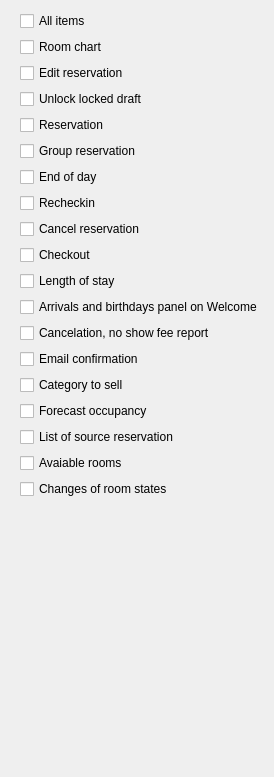
     <widget class="QWidget" name="tabReservation">
      <attribute name="title">
       <string>Reservation</string>
      </attribute>
      <layout class="QVBoxLayout" name="verticalLayout_10">
       <property name="leftMargin">
        <number>20</number>
       </property>
       <item>
        <widget class="EQCheckBox" name="chAllREservation">
         <property name="text">
          <string>All items</string>
         </property>
         <property name="Tag" stdset="0">
          <number>4</number>
         </property>
        </widget>
       </item>
       <item>
        <widget class="EQCheckBox" name="chRoomChart">
         <property name="text">
          <string>Room chart</string>
         </property>
         <property name="Tag" stdset="0">
          <number>1</number>
         </property>
        </widget>
       </item>
       <item>
        <widget class="EQCheckBox" name="chEditReservation">
         <property name="text">
          <string>Edit reservation</string>
         </property>
         <property name="Tag" stdset="0">
          <number>2</number>
         </property>
        </widget>
       </item>
       <item>
        <widget class="EQCheckBox" name="chUnlockReserve">
         <property name="text">
          <string>Unlock locked draft </string>
         </property>
         <property name="Tag" stdset="0">
          <number>23</number>
         </property>
        </widget>
       </item>
       <item>
        <widget class="EQCheckBox" name="chCmnRepREservation">
         <property name="text">
          <string>Reservation</string>
         </property>
         <property name="Tag" stdset="0">
          <number>3</number>
         </property>
        </widget>
       </item>
       <item>
        <widget class="EQCheckBox" name="chEditViewGroupReservation">
         <property name="text">
          <string>Group reservation</string>
         </property>
         <property name="Tag" stdset="0">
          <number>90</number>
         </property>
        </widget>
       </item>
       <item>
        <widget class="EQCheckBox" name="chEndOfDay">
         <property name="text">
          <string>End of day</string>
         </property>
         <property name="Tag" stdset="0">
          <number>60</number>
         </property>
        </widget>
       </item>
       <item>
        <widget class="EQCheckBox" name="chRecheckin">
         <property name="text">
          <string>Recheckin</string>
         </property>
         <property name="Tag" stdset="0">
          <number>24</number>
         </property>
        </widget>
       </item>
       <item>
        <widget class="EQCheckBox" name="chReservationCancel">
         <property name="text">
          <string>Cancel reservation</string>
         </property>
         <property name="Tag" stdset="0">
          <number>45</number>
         </property>
        </widget>
       </item>
       <item>
        <widget class="EQCheckBox" name="chCheckout">
         <property name="text">
          <string>Checkout</string>
         </property>
         <property name="Tag" stdset="0">
          <number>46</number>
         </property>
        </widget>
       </item>
       <item>
        <widget class="EQCheckBox" name="chReservLengthOfStay">
         <property name="text">
          <string>Length of stay</string>
         </property>
         <property name="Tag" stdset="0">
          <number>99</number>
         </property>
        </widget>
       </item>
       <item>
        <widget class="EQCheckBox" name="chArrivalBirthDayPanel">
         <property name="text">
          <string>Arrivals and birthdays panel on Welcome</string>
         </property>
         <property name="Tag" stdset="0">
          <number>69</number>
         </property>
        </widget>
       </item>
       <item>
        <widget class="EQCheckBox" name="chCancelationNOShow">
         <property name="text">
          <string>Cancelation, no show fee report</string>
         </property>
         <property name="Tag" stdset="0">
          <number>82</number>
         </property>
        </widget>
       </item>
       <item>
        <widget class="EQCheckBox" name="chEmailConfirmation">
         <property name="text">
          <string>Email confirmation</string>
         </property>
         <property name="Tag" stdset="0">
          <number>100</number>
         </property>
        </widget>
       </item>
       <item>
        <widget class="EQCheckBox" name="chCategoryToSell">
         <property name="text">
          <string>Category to sell</string>
         </property>
         <property name="Tag" stdset="0">
          <number>103</number>
         </property>
        </widget>
       </item>
       <item>
        <widget class="EQCheckBox" name="chForecastOccupancy">
         <property name="text">
          <string>Forecast occupancy</string>
         </property>
         <property name="Tag" stdset="0">
          <number>104</number>
         </property>
        </widget>
       </item>
       <item>
        <widget class="EQCheckBox" name="chListOfSourceReservation">
         <property name="text">
          <string>List of source reservation</string>
         </property>
         <property name="Tag" stdset="0">
          <number>105</number>
         </property>
        </widget>
       </item>
       <item>
        <widget class="EQCheckBox" name="chAvailableRooms">
         <property name="text">
          <string>Avaiable rooms</string>
         </property>
         <property name="Tag" stdset="0">
          <number>106</number>
         </property>
        </widget>
       </item>
       <item>
        <widget class="EQCheckBox" name="chRoomStateChange">
         <property name="text">
          <string>Changes of room states</string>
         </property>
         <property name="Tag" stdset="0">
          <number>83</number>
         </property>
        </widget>
       </item>
       <item>
        <spacer name="verticalSpacer">
         <property name="orientation">
          <enum>Qt::Vertical</enum>
         </property>
         <property name="sizeHint" stdset="0">
          <size>
           <width>20</width>
           <height>267</height>
          </size>
         </property>
        </spacer>
       </item>
      </layout>
     </widget>
